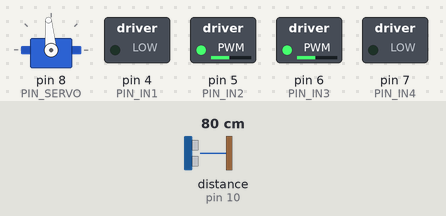
Bench run of a sketch on a simulated Arduino Uno, built with avr-gcc and run on an emulated ATmega328P. Shown: servo, switched loads named in the sketch (green lamp = pin HIGH). The test bench sets the inputs (shaded band); at power-on: distance to the obstacle (sensor on pin 10) 80 cm. The echo pulse lasts 58.3 µs per cm.

Above: at 1.9 s.
2.0 s: distance to the obstacle (sensor on pin 10) set to 17 cm
3.5 s: distance to the obstacle (sensor on pin 10) set to 14 cm
At 3.67 s:
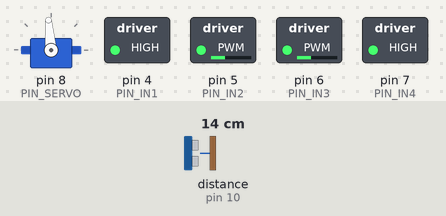
At 6.5 s:
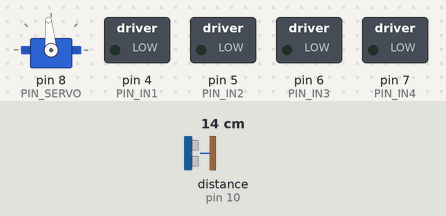
Timing chart, 0 to 12.5 s (numbered marks = the images above; inputs shaded):
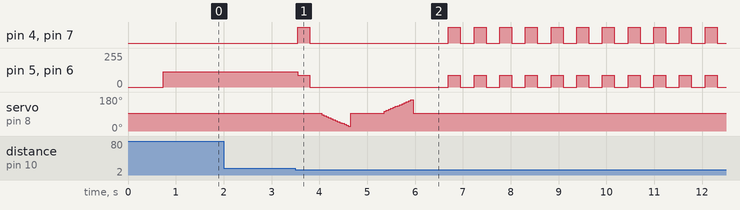

Measured:
- the behaviour switches between 16 and 15 cm on distance to the obstacle (sensor on pin 10) (found by bisection; images 0 and 1)
- after the input at 2.0 s, every drawn part: stays the same
- after the input at 3.5 s, pin 4 (PIN_IN1), pin 7 (PIN_IN4): goes HIGH 0.25 s, LOW 2.9 s, 10 × (HIGH 0.25 s, LOW 0.29 s), HIGH 0.25 s, then LOW, starting after 0.05 s; pin 5 (PIN_IN2), pin 6 (PIN_IN3): goes 89/255 0.25 s, 0/255 2.9 s, 10 × (89/255 0.25 s, 0/255 0.29 s), 89/255 0.25 s, then 0/255, starting after 0.05 s

The sketch:

Ver2_CarUltra.ino
```cpp
/* ------------------------------------------------------------------------- */
/*                                 DEFINE PIN                                */
/* ------------------------------------------------------------------------- */

/**
 * Pin kết nối động cơ RC Servo
 *
 * Servo : Arduino
 * SIG   - D8
 * VCC   - 5V
 * GND   - GND
 */
#define PIN_SERVO 8 //! D8

/* ------------------------------------------------------------------------- */

/**
 * Pin kết nối cảm biến Siêu âm HY-SRF05
 *
 * HY-SRF05 : Arduino
 * VCC    - 5V
 * TRIG   - D9
 * ECHO   - D10
 * OUT    - none
 * GND    - GND
 */
#define PIN_TRIG 9  //! D9
#define PIN_ECHO 10 //! D10

/* ------------------------------------------------------------------------- */

/**
 * Pin kết nối Driver L298
 *
 * Phần cấp nguồn cho Driver
 * +12V - ... có thể cấp nguồn trong khoảng 9V~6V
 * GND  - GND
 *
 * Dùng Jumper kết nối (mặc định)
 * ENA  - 5V
 * ENB  - 5V
 *
 * L298 : Arduino
 * IN1  : D4
 * IN2  : D5 (~)
 * IN3  : D6 (~)
 * IN4  : D7
 */
#define PIN_IN1 4 //! D4
#define PIN_IN2 5 //! D5 (~)
#define PIN_IN3 6 //! D6 (~)
#define PIN_IN4 7 //! D7

/* ------------------------------------------------------------------------- */
/*                           DEFINE CONFIG (DRIVER)                          */
/* ------------------------------------------------------------------------- */

// Tốc độ motor, đơn vị PWM (0-255)
#define PER_100 255
#define PER_95 243
#define PER_90 230
#define PER_85 218
#define PER_80 205
#define PER_75 192
#define PER_70 179
#define PER_65 166
#define PER_60 154
#define PER_55 141
#define PER_50 128
#define PER_45 115
#define PER_40 102
#define PER_35 90
#define PER_30 77
#define PER_25 64
#define PER_20 51
#define PER_15 38
#define PER_10 26
#define PER_5 13
#define PER_0 0

// Các mức tốc độ xe sẽ sử dụng
#define FAST PER_65   //!
#define NORMAL PER_55 //!
#define SLOW PER_45   //!

/**
 * Khoảng dừng giữa mỗi lần xe chuyển trạng thái
 * Từ di chuyển sang dừng, và ngược lại
 * Đơn vị (ms)
 */
#define WAIT_DRIVER 250 //!

/* ------------------------------------------------------------------------- */
/*                           DEFINE CONFIG (ULTRA)                           */
/* ------------------------------------------------------------------------- */

/**
 * Đặt khoảng vùng đo cho cảm biến Siêu âm
 * Khoảng xa nhất và khoảng ngắn nhất
 * Đơn vị (cm)
 */
#define MAX_DISTANCE 50 //!
#define MIN_DISTANCE 5  //!

/**
 * Đặt khoảng cách hoạt động cho cảm biến Siêu âm
 * Khoảng cách "nguy hiểm" để xe dừng lại và "an toàn" để xe đi tiếp
 * Đơn vị (cm)
 */
#define DANGER_DISTANCE 15 //!
#define SAFE_DISTANCE 30   //!

/**
 * Khoảng thời gian chờ giữa mỗi lần đo cảm biến Siêu âm
 * Đơn vị (ms)
 *
 * Wait 50ms between pings (about 20 pings/sec)
 * 29ms should be the shortest delay between pings
 */
#define WAIT_ULTRA 35 //!

/* ------------------------------------------------------------------------- */
/*                           DEFINE CONFIG (SERVO)                           */
/* ------------------------------------------------------------------------- */

/**
 * Khoảng thời gian chờ giữa mỗi lần Servo di chuyển góc lớn
 * Và khoảng thời gian chờ giữa mỗi lần Servo di chuyển bước nhỏ
 * Đơn vị (ms)
 */
#define WAIT_SERVO 700     //!
#define WAIT_SERVO_STEP 10 //!

/**
 * Độ lớn góc cho mỗi bước di chuyển của Servo
 * Đơn vị độ (º)
 */
#define ANGLE_STEP 5 //!

/**
 * Góc quay của Servo, để chỉnh hướng quét của Siêu âm
 * Đơn vị độ (º) từ 0º đến 180º
 */
#define SCAN_LEFT_END 165   //! (+70)
#define SCAN_LEFT_BEGIN 105 //! (+10)
#define SCAN_CENTER 95      //!
#define SCAN_RIGHT_BEGIN 85 //! (-10)
#define SCAN_RIGHT_END 25   //! (-70)

/* ------------------------------------------------------------------------- */
/*                                  LIBRARY                                  */
/* ------------------------------------------------------------------------- */

#include <Servo.h>
#include <NewPing.h>

/* ------------------------------------------------------------------------- */
/*                                   OBJECT                                  */
/* ------------------------------------------------------------------------- */

// Khởi tạo cảm biến Siêu âm
NewPing sonar(PIN_TRIG, PIN_ECHO, MAX_DISTANCE);

// Khởi tạo động cơ Servo
Servo servo_motor;

/* ------------------------------------------------------------------------- */
/*                                  VARIABLE                                 */
/* ------------------------------------------------------------------------- */

/**
 * Lưu giá trị khoảng cách, đơn vị (cm)
 * Gồm hướng trái, giữa, phải
 */
int totalDistanceLeft = 0;
int distanceCenter = 0;
int totalDistanceRight = 0;

/* ------------------------------------------------------------------------- */
/*                                  FUNCTION                                 */
/* ------------------------------------------------------------------------- */

// Điều khiển Motor bên Phải quay tới
void motorRight_RotateForward(int PWM)
{
  digitalWrite(PIN_IN4, LOW);
  analogWrite(PIN_IN3, PWM);
}

// Điều khiển Motor bên Trái quay tới
void motorLeft_RotateForward(int PWM)
{
  analogWrite(PIN_IN2, PWM);
  digitalWrite(PIN_IN1, LOW);
}

// Điều khiển Motor bên Phải quay lùi
void motorRight_RotateReverse(int PWM)
{
  digitalWrite(PIN_IN4, HIGH);
  analogWrite(PIN_IN3, 255 - PWM);
}

// Điều khiển Motor bên Trái quay lùi
void motorLeft_RotateReverse(int PWM)
{
  analogWrite(PIN_IN2, 255 - PWM);
  digitalWrite(PIN_IN1, HIGH);
}

// Điều khiển Motor bên Phải dừng lại
void motorRight_Stop()
{
  digitalWrite(PIN_IN3, LOW);
  digitalWrite(PIN_IN4, LOW);
}

// Điều khiển Motor bên Trái dừng lại
void motorLeft_Stop()
{
  digitalWrite(PIN_IN1, LOW);
  digitalWrite(PIN_IN2, LOW);
}

/* ------------------------------------------------------------------------- */
/* ------------------------------------------------------------------------- */
/* ------------------------------------------------------------------------- */

/* ------------------- Điều khiển xe di chuyển tùy chỉnh ------------------- */

/**
 * Giá trị tốc độ dương (+), bánh xe quay hướng đi tới
 * Giá trị tốc độ âm (-), bánh xe quay hướng đi lùi
 */
void go_custom(int speedLeft, int speedRight)
{
  // Xử lý motor bên Phải
  if (speedRight >= 0)
    motorRight_RotateForward(speedRight);
  else
    motorRight_RotateReverse(-speedRight);

  // Xử lý motor bên Trái
  if (speedLeft >= 0)
    motorLeft_RotateForward(speedLeft);
  else
    motorLeft_RotateReverse(-speedLeft);
}

/* ------------------------- Điều khiển xe dừng lại ------------------------ */
void stop()
{
  motorRight_Stop();
  motorLeft_Stop();
}

/* ------------------------------------------------------------------------- */
/* ------------------------------------------------------------------------- */
/* ------------------------------------------------------------------------- */

int readPing()
{
  int cm = sonar.ping_cm();
  if (cm == 0)
  {
    return MAX_DISTANCE;
  }
  else
  {
    return constrain(cm, MIN_DISTANCE, MAX_DISTANCE);
  }
}

/* ------------------------------------------------------------------------- */
/* ------------------------------------------------------------------------- */
/* ------------------------------------------------------------------------- */

void motor_control()
{
  // Nếu phát hiện có vật cản phía trước
  if (distanceCenter <= DANGER_DISTANCE)
  {
    // Lùi gấp liền và dừng lại
    go_custom(-FAST, -FAST);
    delay(WAIT_DRIVER);
    stop();
    delay(WAIT_DRIVER);

    // Kiểm tra khoảng cách bên phải
    totalDistanceRight = 0;
    for (int angle = SCAN_RIGHT_BEGIN; angle >= SCAN_RIGHT_END; angle -= ANGLE_STEP)
    {
      servo_motor.write(angle);
      delay(WAIT_SERVO_STEP);
      totalDistanceRight += readPing();
      delay(WAIT_ULTRA);
    }

    // Hướng đầu dò về ngay giữa
    servo_motor.write(SCAN_CENTER);
    delay(WAIT_SERVO);

    // Kiểm tra khoảng cách bên trái
    totalDistanceLeft = 0;
    for (int angle = SCAN_LEFT_BEGIN; angle <= SCAN_LEFT_END; angle += ANGLE_STEP)
    {
      servo_motor.write(angle);
      delay(WAIT_SERVO_STEP);
      totalDistanceLeft += readPing();
      delay(WAIT_ULTRA);
    }

    // Hướng đầu dò về ngay giữa
    servo_motor.write(SCAN_CENTER);
    delay(WAIT_SERVO);
    distanceCenter = readPing();
    delay(WAIT_ULTRA);

    do
    {
      /* ---------------- Nếu vẫn còn có vật cản phía trước ---------------- */
      if (distanceCenter <= DANGER_DISTANCE)
      {
        // Lùi gấp liền và dừng lại
        go_custom(-FAST, -FAST);
        delay(WAIT_DRIVER);
        stop();
        delay(WAIT_DRIVER);
      }
      else
      {
        /* ------------- Bên phải có khoảng trống để di chuyển ------------- */
        if (totalDistanceRight > totalDistanceLeft)
        {
          // Xoay phải
          go_custom(NORMAL, -NORMAL);
          delay(WAIT_DRIVER);
          stop();
          delay(WAIT_DRIVER);
        }
        /* ------------- Bên trái có khoảng trống để di chuyển ------------- */
        else if (totalDistanceRight < totalDistanceLeft)
        {
          // Xoay trái
          go_custom(-NORMAL, NORMAL);
          delay(WAIT_DRIVER);
          stop();
          delay(WAIT_DRIVER);
        }
        /* ------------------- Ko biết nên xoay hướng nào ------------------ */
        else
        {
          // Lùi gấp liền và dừng lại
          go_custom(-FAST, -FAST);
          delay(WAIT_DRIVER);
          stop();
          delay(WAIT_DRIVER);
        }
      }
      /* -------- Kiểm tra khoảng cách xem có phải xoay tiếp hay ko? ------- */
      distanceCenter = readPing();
      delay(WAIT_ULTRA);
    } while (distanceCenter < SAFE_DISTANCE);
  }
  else
  {
    // Không có vật cản, xe được phép chạy thẳng tới
    go_custom(SLOW, SLOW);
  }

  // Đọc khoảng cách hiện tại của xe
  distanceCenter = readPing();
  delay(WAIT_ULTRA);
}

/* ------------------------------------------------------------------------- */
/*                                RUN ONE TIME                               */
/* ------------------------------------------------------------------------- */

void setup()
{
  // Thiết đặt chân cho Servo
  servo_motor.attach(PIN_SERVO);

  // Thiết đặt các chân điều khiển Driver
  pinMode(PIN_IN1, OUTPUT);
  pinMode(PIN_IN2, OUTPUT);
  pinMode(PIN_IN3, OUTPUT);
  pinMode(PIN_IN4, OUTPUT);

  /**
   * Điều khiển Servo quay Siêu âm ngay hướng giữa
   * Và đo khoảng cách phía trước xe
   */
  servo_motor.write(SCAN_CENTER);
  delay(WAIT_SERVO);
  distanceCenter = readPing();
  delay(WAIT_ULTRA);
}

/* ------------------------------------------------------------------------- */
/*                                    MAIN                                   */
/* ------------------------------------------------------------------------- */

void loop()
{
  /**
   * Trình tự các bước điều khiển xe:
   * |
   * Bước 1: Kiểm tra khoảng cách hiện tại
   * Bước 2: Điều khiển xe di chuyển phù hợp theo giá trị nhận được
   */
  motor_control();
}
```
